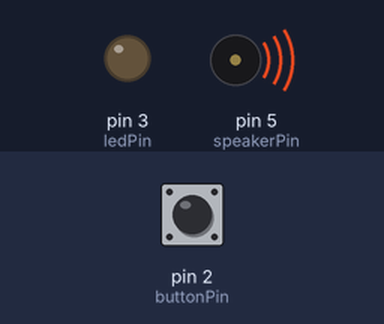
This sketch was run on a simulated Arduino Uno, built with avr-gcc and run on an emulated ATmega328P. Parts: output pins drawn as LEDs (lit = HIGH), buzzer (waves = sounding). Inputs (shaded band) come from the test bench; at power-on: pin 2 (buttonPin) HIGH.

Above: at 1.2 s.
1.3 s: pin 2 (buttonPin) pulled LOW for 0.15 s
At 2.75 s:
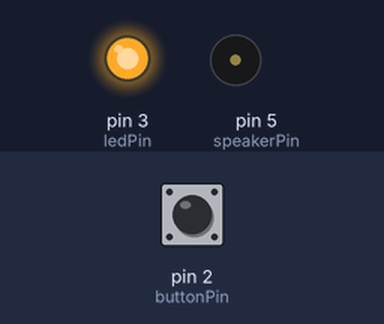
4.3 s: pin 2 (buttonPin) pulled LOW for 1 s
At 7.18 s:
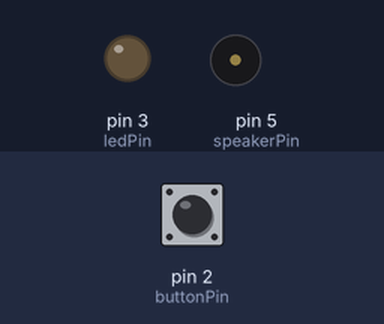
Timing chart, 0 to 13.4 s (numbered marks = the images above; inputs shaded):
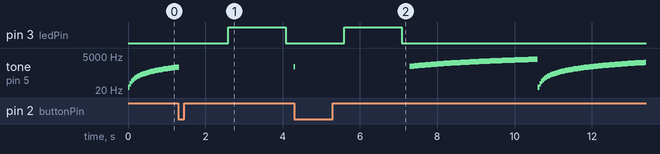

Measured:
- after the input at 1.3 s, pin 3 (ledPin): LOW → HIGH after 1.3 s, → LOW 1.5 s later
- after the input at 4.3 s, pin 3 (ledPin): LOW → HIGH after 1.3 s, → LOW 1.5 s later
- by itself, tone on pin 5 (speakerPin): plays 931 Hz for 0.04 s, 956 Hz for 0.04 s, 981 Hz for 0.04 s, 1006 Hz for 0.04 s, 1031 Hz for 0.04 s, 1056 Hz for 0.04 s … (153 notes in this stretch)

The sketch:

rampingValuesToLEDandSpeaker.ino
```cpp
// plug the LED into pin 3
int ledPin = 3;
// plug the button into pin 2
int buttonPin = 2;
// plug the speaker into pin 5
int speakerPin = 5;
/*
Pins 3 and 5 have the capability that is missing on pin 2: PWM, pulse width modulation.
This allows us to write analog - or a range of values - to them
For more on PWM see https://www.arduino.cc/en/Tutorial/PWM and https://www.arduino.cc/en/Reference/AnalogWrite
*/
// start the tone at 31 Hz - the lowest note avaliable on Arduino
// see https://www.arduino.cc/en/Reference/Tone for more details
int toneVal = 31;

void setup() {
  // set the LED and speaker pins to be outputs and the button pin to be an input
  pinMode(ledPin, OUTPUT);
  pinMode(speakerPin, OUTPUT);
  pinMode(buttonPin, INPUT);
}

void loop() {
  // if the readout from the button is not (!) true, meaning it's not pressed
  if( !digitalRead(buttonPin) ){
    //stop any tone from the speaker
    noTone(speakerPin);
    // run through a ramp up of values from 0 to 255
    for( int i = 0; i < 256; i++ ){
      // write each of those values to the LED pin one by one causing to the get gradually brighter
      analogWrite(ledPin, i);
      delay(5);
    }
    delay(200);
    // run through a ramp down of values from 254 to 0
    for( int i = 254; i >= 0; i-- ){
      // write each of those values to the LED pin one by one causing to the get gradually dimmer
      analogWrite(ledPin, i);
      delay(5);
    }
    delay(200);
   }
   // if the readout from the button is true - the opposite of what we're cheking for on line 25 - meaning it is pressed
   else {
    // play a tone of the frequency currently contained in toneVal through speakerPin, or in our case pin 5
    tone(speakerPin, toneVal);
    delay(40);
   }

   // increase the frequency contained in toneVal by 25 Hz every loop
   toneVal += 25;
   // if it reached or exceeded 3000 Hz - reset it back to 31 Hz
   if(toneVal >= 3000){
    toneVal = 31;
    }
}
```
